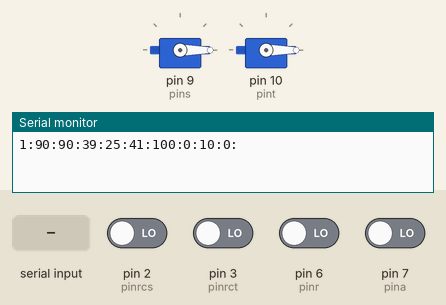
This sketch was run on a simulated Arduino Uno, built with avr-gcc and run on an emulated ATmega328P. Parts: 2 × servo, the last lines printed to the serial monitor. Inputs (shaded band) come from the test bench; at power-on: pin 2 (pinrcs), pin 3 (pinrct), pin 6 (pinr), pin 7 (pina) LOW.

Above: at 2.9 s.
3.0 s: "90,45\n" received over Serial
At 4.1 s:
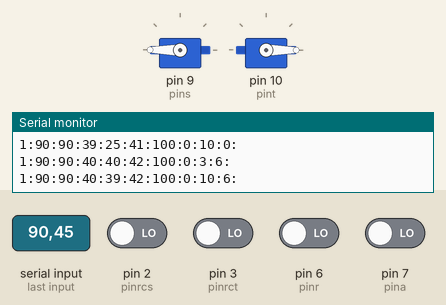
4.5 s: "90\n" received over Serial
At 5.3 s:
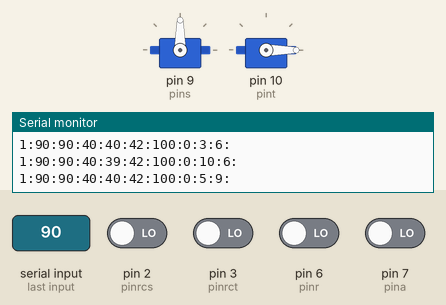
6.0 s: "!\n" received over Serial
At 7.2 s:
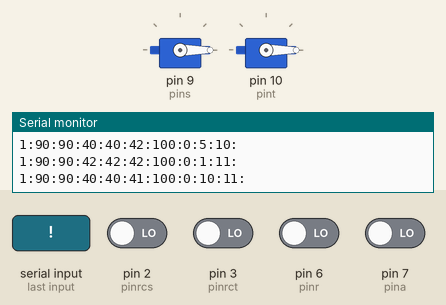
7.5 s: "200\n" received over Serial
At 8.7 s:
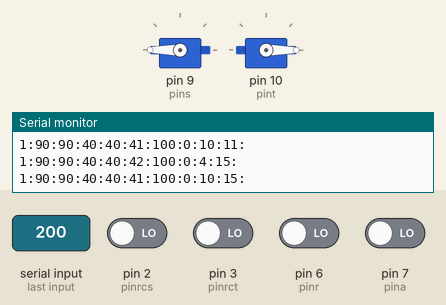
Timing chart, 0 to 10.0 s (numbered marks = the images above; inputs shaded):
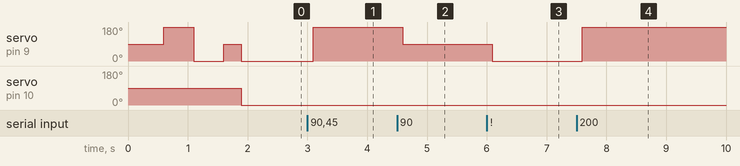

Measured:
- after the input at 3.0 s, servo on pin 9 (pins): 0° → 180° after 0.09 s
- after the input at 4.5 s, servo on pin 9 (pins): 180° → 90° after 0.10 s
- after the input at 6.0 s, servo on pin 9 (pins): 90° → 0° after 0.09 s
- after the input at 7.5 s, servo on pin 9 (pins): 0° → 180° after 0.09 s

The sketch:

HBArduino.pde
```cpp
#include <Servo.h>

//
// Hummerbot - Main control loop for low level devices
//
Servo steering;  // servo instance
Servo throttle;  // servo instance
int pins = 9;          // steering pin
int pint = 10;         // throttle pin
int pina = 7;          // mode switch pin
int pinr = 6;          // record pin
int pinrcs = 2;        // steering RC command
int pinrct = 3;        // throttle RC command

int pulse;
int pulsemin = 1000;    // in microseconds -- 1.10 ms pulse -- 0 deg -- most clockwise
int pulsemax = 2000;   // in microseconds -- 1.90 ms pulse -- 180 deg -- most anticlockwise
int pulseto = 20000;    // in microseconds -- timeout at double maximum pulse width
int pulserange;
unsigned long duration;// pulse duration (RC)

int scmd = 0;    // steering command variables
int scmdrc = 0;
int scmdrc0 = 0;
int scmdrc1 = 0;
int scmdrc2 = 0;

int tcmd = 0;    // throttle command variables
int tcmdrc = 0;
int tcmdrc0 = 0;
int tcmdrc1 = 0;
int tcmdrc2 = 0;

int val = 0;           // variable for reading the vehicle mode
int mode = HIGH;       // variable for storing vehicle mode
int record = LOW;      // variable for storing record command

int incomingByte = 0;	// for incoming serial data
char buffer[40];
int bufmax = 30;
int bufferptr = 0;
int procptr = 0;
boolean complete = false;
boolean cmdvalid = false;
int nread = 0;
int i = 0;

int modeval = 11;
int scmdval = 22;
int tcmdval = 33;
int headcmp = 44;
int tframe = 55;

//
//   Time Management Variables
//
unsigned long tstart = 0;  // start of inner frame (servo commands)
unsigned long tused = 0;   // end of processing in inner frame (servo commands)
unsigned long tend = 0;    // end of inner frame (servo commands)
int frametim = 100;       // desired inner frame time (in ms)
int tdelay = 0;          // commanded delay to use remainder of frame
int tfusdmin = frametim; // min frame time used
int tfusdmax = 0;        // max frame time used
int tfusdtot = 0;        // total frame time used
int tinave = 25;           // average frame time used in inner frame
int nfover = 0;          // number of frame overruns
int ninout = 0;              // number of inner frames so far in current outer frame
int ninoutmax = 10;        // maximum number of inner frames per outer frame (timeout)
int touttot = 0;           // total time spent in outer frame (image processing)
int toutave = 25;           // average frame time used in outer frame

//
//   midval() - Determine middle value (used for command smoothing)
//
int midval(int val1, int val2, int val3)
{
   if (val1 > val2)
   {
      if (val1 > val3)
      {
         if (val2 > val3) return val2;  // val3, val2, val1
         else return val3;  // val2, val3, val1
      }
      else return val1;  // val2, val1, val3
   }
   else
   {
      if (val2 > val3)
      {
         if (val1 > val3) return val1;  // val3, val1, val2
         else return val3;  // val1, val3, val2
      }
      else return val2; // val1, val2, val3
   }
}

//
//   readRC() - reads PWM pulse and converts to 0 - 180 range
//
int readRC(int pin)
{
   duration = pulseIn(pin, HIGH, pulseto);
   if (duration == 0) duration = (pulsemax + pulsemin)/2;  // timeout - center servo
   return (min(max((duration - pulsemin) * 180 / pulserange,0),180));
}

void setup()
{
  Serial.begin(9600);

  // setup steering servo
  steering.attach(pins);
  //steering.attach(pins,pulsemin,pulsemax);

  // test steering
  delay(100);
  steering.write(90);    // center steering
  delay(500);            // wait 1/2 sec
  steering.write(180);   // full right
  delay(500);           // wait 2.5 sec
  steering.write(0);     // full left
  delay(500);           // wait 2.5 sec
  steering.write(90);    // recenter steering

  // setup throttle (ESC)
  throttle.attach(pint);

  // Setup mode and record indicator
  pinMode(pina, INPUT);     // declare picoswitch as input
  pinMode(pinr, INPUT);     // declare record switch as input

  // Initialize to Manual mode
  mode = HIGH;
  modeval = 0;

  // Initialize to Record on
  record = HIGH;

  // Setup RC contral signals
  pinMode(pinrcs, INPUT);     // declare RC Steering as input
  pinMode(pinrct, INPUT);     // declare RC Throttle as input
  pulserange = pulsemax - pulsemin;

  // initialize past steering and throttle commands
  tcmdrc1 = readRC(pinrct);
  tcmdrc0 = readRC(pinrct);
  scmdrc1 = readRC(pinrcs);
  scmdrc0 = readRC(pinrcs);

  // Initialize read of Asus to Arduino Data
  bufferptr = 0;
  complete = false;

  // Initialize time
  delay(100);
  tstart = millis();  // initialize frame time
}

void loop()
{
//
// Compute time used in last frame
//
  tused = millis();
  if (tused > tstart) tframe = (int)(tused - tstart);
  else tframe = tinave;
//
// Compute inner frame statistics (servo command processing)
//
  tfusdtot = tfusdtot + tframe;
  tfusdmin = min(tframe,tfusdmin);
  tfusdmax = max(tframe,tfusdmax);
//
// Computer frame delay and detect overruns
//
  tdelay = frametim - tframe;
  if (tdelay < 5)
  {
    tdelay = 5;
    nfover = nfover+1;
  }
  delay(tdelay);
//
// Compute total time of last frame
//
  tend = tstart;
  tstart = millis();   // start of this frame
  if (tend > tstart) tframe = (int)(tend - tstart);
  else tframe = frametim;
//
// Compute outer frame statistics (image processing)
//
  ninout = ninout + 1;
  touttot = touttot + tframe;
//
// Read Asus to Arduino Data
//
   while (Serial.available() > 0 && complete==false) {
	// read the incoming byte:
	incomingByte = Serial.read();
        nread++;
	// store in buffer
	buffer[bufferptr] = (char)incomingByte;
        if ((buffer[bufferptr] == '\n') || (buffer[bufferptr] == '!')) complete = true;
	else bufferptr = min(bufferptr+1,bufmax);
   }
//
// Process Asus to Arduino Data
//
   if (complete == true)
   {
        scmdval = 0;
        procptr = 0;
        while ((procptr < bufferptr) && (buffer[procptr] != ':'))
        {
           scmdval = scmdval*10 + (int)(buffer[procptr] - '0');
           procptr++;
        }
        procptr++;
        tcmdval = 0;
        while ((procptr < bufferptr) && (buffer[procptr] != ':'))
        {
           tcmdval = tcmdval*10 + (int)(buffer[procptr] - '0');
           procptr++;
        }
        if (procptr == bufferptr) cmdvalid = false;  // data read is not valid
        else cmdvalid = true;  // data read from Asus is valid
        bufferptr = 0;
   }
//
// Read data from RC Receiver
//
    //    steering command
    scmdrc2 = scmdrc1;
    scmdrc1 = scmdrc0;
    scmdrc0 = readRC(pinrcs);
    scmdrc = midval(scmdrc0,scmdrc1,scmdrc2); // pulseIn tends to be noisy - smooth data read from pulseIn
    // throttle command
    tcmdrc2 = tcmdrc1;
    tcmdrc1 = tcmdrc0;
    tcmdrc0 = readRC(pinrct);
    tcmdrc = midval(tcmdrc0,tcmdrc1,tcmdrc2);     // pulseIn tends to be noisy - smooth data read from pulseIn
//
// Read vehicle mode (HIGH = manual; LOW = autonomous)
//
  val = digitalRead(pina);      // read input value
  if (val == HIGH)              // check if the input is HIGH
  {
    if (mode != HIGH) modeval = 0; // Serial.println("MANUAL");
  }
  else
  {
    if (mode == HIGH) modeval = 1; // Serial.println("AUTO");
  }
  mode = val;
  record = digitalRead(pinr);   // read record indicator
  if ((record == HIGH)&&(mode == LOW)) modeval = 2;  // Record
//
//   Manual Mode
//
  if ((mode == HIGH)||(record == HIGH))
  {
    scmd = scmdrc;
    tcmd = tcmdrc;
  }
//
//    Autonomous Mode
//
  if ((mode == LOW)&&(record == LOW))
  {
//
//  Read commands from master processor
//     Speed (0-180), Turn (0-180)
//
      // only update if data is valid; don't change command otherwise
      if (cmdvalid)
      {
         tcmd = tcmdval;   // throttle command from Asus
         scmd = scmdval;   // steerting command from Asus
      }
  }
//
//  Write Steering and Throttle Commands to steering servo and motor ESC
//
   steering.write(scmd);    // write the pulse to steering servo
   throttle.write(tcmd);    // write the pulse to motor ESC
//
//   Read digital compass
//
   headcmp = 0;
//
//   Detect end of outer frame
//
   if ((ninout >= ninoutmax) || cmdvalid)
   {
      // Compute time statistics
      if (ninout > 0)
      {
         tinave = tfusdtot / ninout;
         toutave = touttot / ninout;
      }

      //   Write Arduino to Asus Data at end of outer frames (image processing)
      Serial.print(modeval);
      Serial.print(":");
      Serial.print(scmdrc);
      Serial.print(":");
      Serial.print(tcmdrc);
      Serial.print(":");
      Serial.print(tinave);
      Serial.print(":");
      Serial.print(tfusdmin);
      Serial.print(":");
      Serial.print(tfusdmax);
      Serial.print(":");
      Serial.print(toutave);
      Serial.print(":");
      Serial.print(nfover);
      Serial.print(":");
      Serial.print(ninout);
      Serial.print(":");
      Serial.print(nread);
      Serial.print(":");
      Serial.print("\n");

      // reset time statistics
      tfusdtot = 0;
      tfusdmin = frametim;
      tfusdmax = 0;
      nfover = 0;
      ninout = 0;
      touttot = 0;
      complete = false;
      cmdvalid = false;
   }
//
//  End of frame
//
}
```
